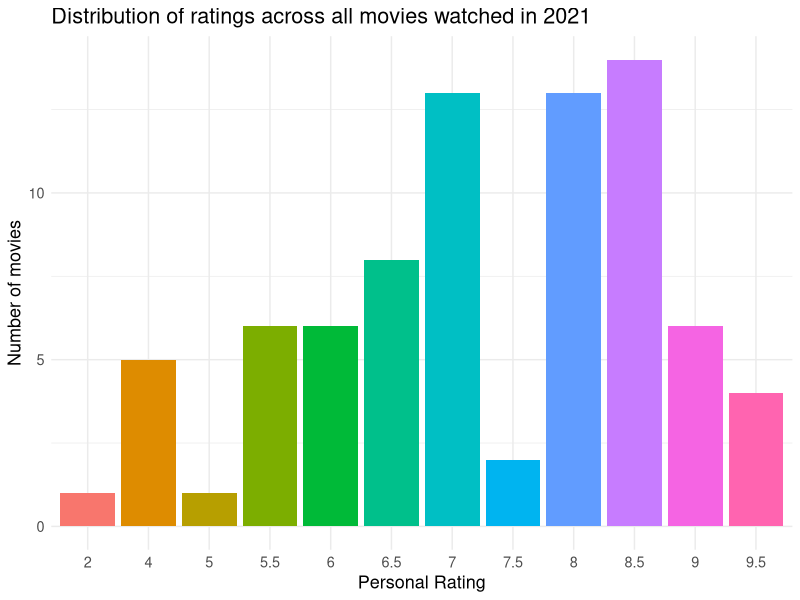
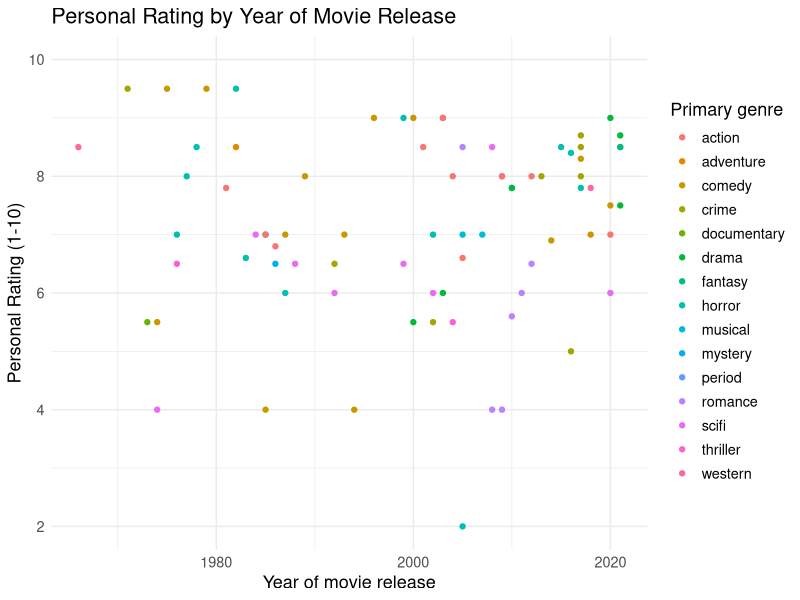
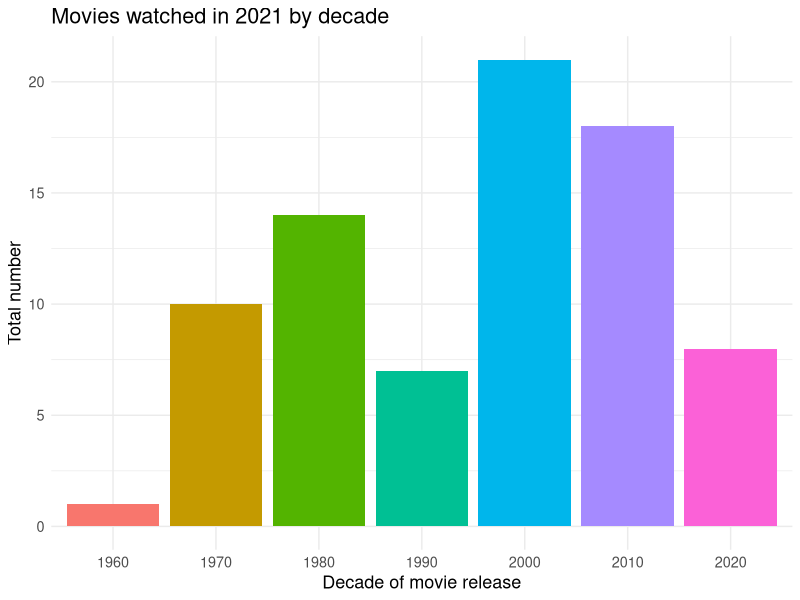
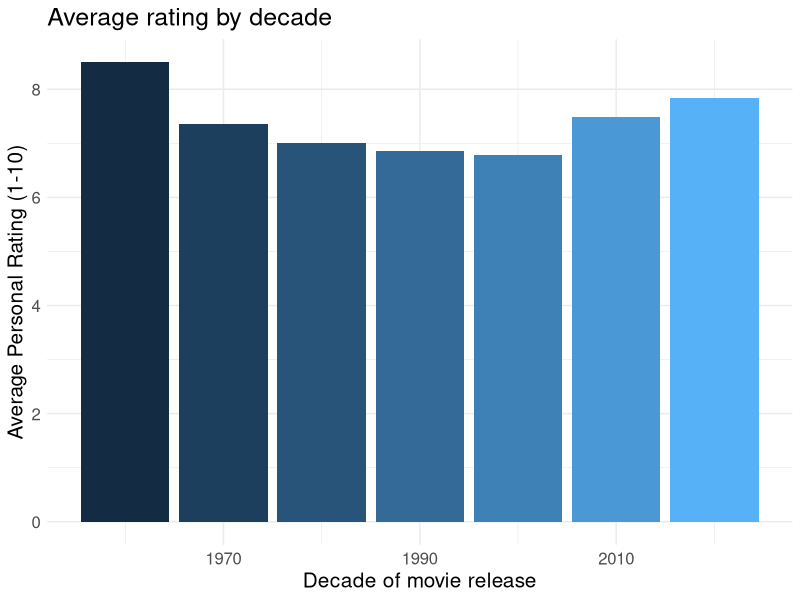
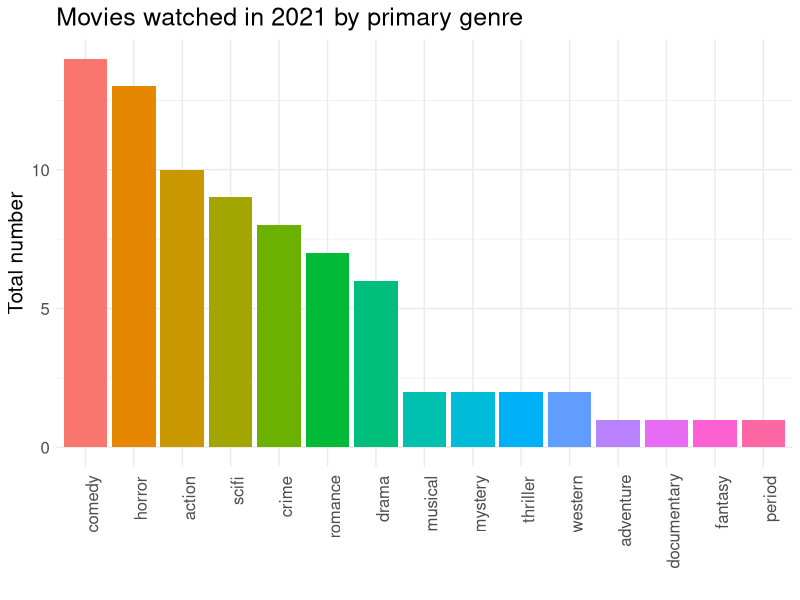
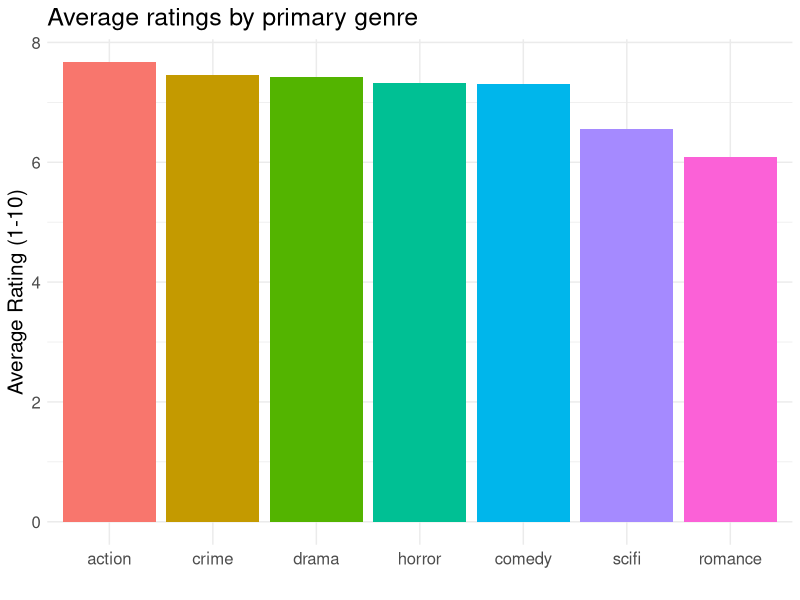
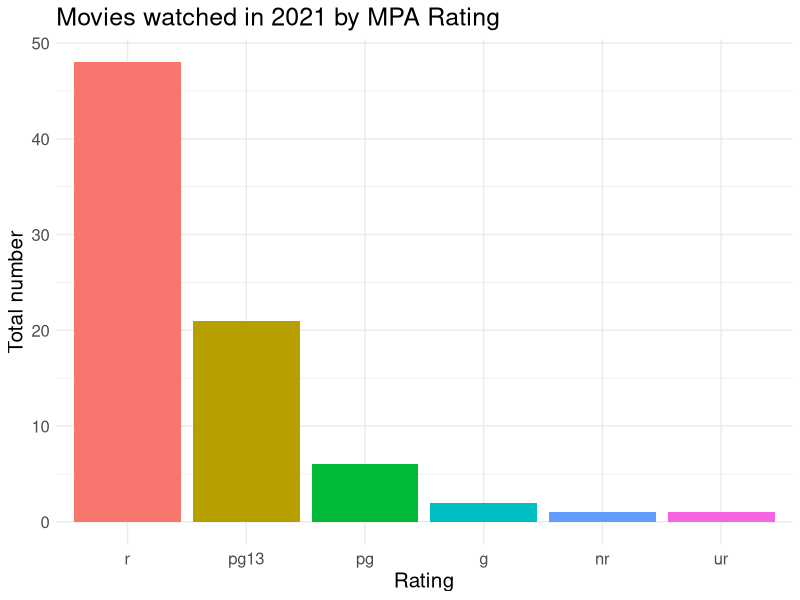
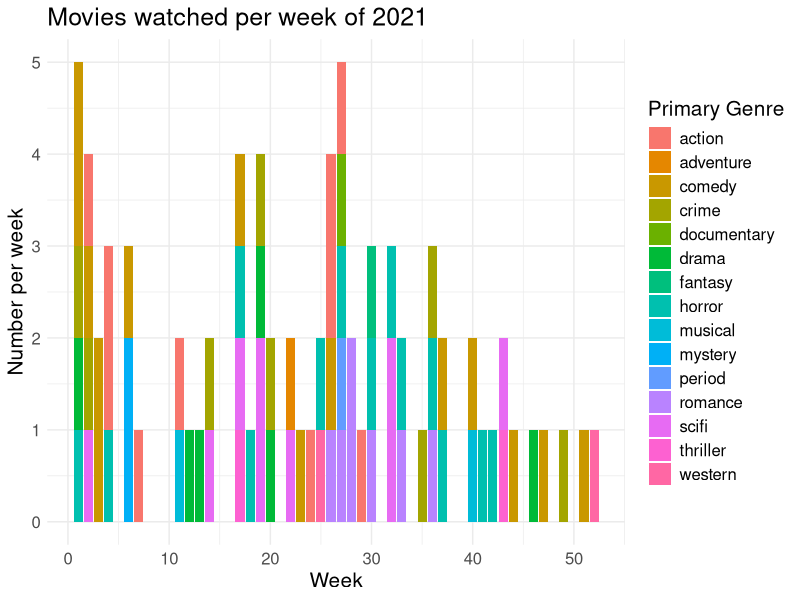

R code for these plots, in order:
## Alexander Robertson
## 2021/12/31
## Playing around with the data I generated over the last two years 
## watching movies.
## For more info, visit www.aj-robertson.com

## Ideas to expand on in the future:
## Time of year vs rating given
## Scatterplot of data by time of year
library(dplyr)

movies_master = read.csv("20211231_movies.csv")
m=as_tibble(movies_master)

head(m)
dim(m)

## Changing the variables to the correct class type
nums = c("personal_rating","year","budget","runtime","r.direction",
         "r.cinematography","r.score","r.acting","r.screenplay","avg_rating",
         "cost")
nonnums = c("title","genre1","genre2","rewatch","mpa","nudity","twist")
m[nums] = sapply(m[nums],as.numeric)
m[nonnums] = sapply(m[nonnums],as.character)

## Changing budget to millions
m$budget = m$budget/1000000

## Converting dates to class() = date
m$watchdate = as.Date(as.character(m$watchdate), format = "%Y%m%d")
class(m$watchdate)

## Selecting just movies watched in 2021
## Note: This needs to be modified per year
m <- m %>%
  filter(watchdate >= as.Date(as.character(20210101), format = "%Y%m%d"))

## Adding a week column
m$watchweek = lubridate::week(m$watchdate)
  

####### Looking at my overall rating distribution  ##########
## Creating a column with rounded rating
library(ggplot2)
m$roundrating = round(m$personal_rating/.5)*.5
rat_dist = as.data.frame(table(m$roundrating))
names(rat_dist)[1] = "rating"
names(rat_dist)[2] = "freq"
grat_dist = ggplot(data = rat_dist, aes(x =rating, y = freq, fill=rating))
grat_dist + geom_col() + 
  theme_minimal() +
  labs(title="Distribution of ratings across all movies watched in 2021",
       x = "Personal Rating", 
       y = "Number of movies") + 
  theme(text = element_text(size=13), legend.position = "none")


############## Analysis of by movie release date #########################
## Plotting personal rating by year movie was released 
g = ggplot(data = m, aes(x=year, y=personal_rating, color=genre1))
g + geom_point() + 
  theme_minimal() +
  ylim(c(2,10)) +
  labs(title="Personal Rating by Year of Movie Release", 
       y = "Personal Rating (1-10)", x="Year of movie release", 
       color = "Primary genre") + theme(text = element_text(size=13))

## Making a decades column
m$decade = m$year - m$year %% 10

## The number of movies watched by decade
dec = as.data.frame(table(m$decade))
names(dec)[1] = "dec"
names(dec)[2] = "freq"
gdec = ggplot(data = dec, aes(x = dec, y = freq, fill=dec))
gdec + geom_col() + labs(title="Movies watched in 2021 by decade", 
                         x = "Decade of movie release", y = "Total number") + 
  theme_minimal() +
  theme(text = element_text(size=13), legend.position = "none")

## Finding the average rating by decade. Then seeing if there's a statistically 
## significant difference
# install.packages("doBy")
library(doBy)
avgdec = summaryBy(personal_rating~decade, data = m, FUN = mean, na.rm = TRUE)
names(avgdec)[1] = "decade"
names(avgdec)[2] = "avg_rating"

gavgdec = ggplot(data = avgdec, aes(x=decade, y=avg_rating, fill = decade))
gavgdec + geom_col() + labs(title="Average rating by decade", 
                            y = "Average Personal Rating (1-10)", 
                            x="Decade of movie release") + 
  theme_minimal() +
  theme(text = element_text(size=15), legend.position = "none")

## ANOVA to see differences
summary(aov(personal_rating~decade, data = m))





################## Looking at genre ####################
## Finding the number of movies by genre1 
gen = as.data.frame(table(m$genre1))
names(gen)[1] = "genre"
names(gen)[2] = "freq"
## Reordering it from largest to smallest 
gen = transform(gen, genre = reorder(genre, -freq))
ggen = ggplot(data = gen, aes(x=genre, y=freq, fill = genre))
ggen + geom_col() + labs(title="Movies watched in 2021 by primary genre", 
                         x = "", y = "Total number") + 
  theme_minimal() +
  theme(text = element_text(size=15), 
        axis.text.x = element_text(angle = 90, hjust=0.95), 
        legend.position = "none")

## Finding the average ratings by genre and then finding if there is a 
## statistical significance between them
## Removing any genres with less than 3 entries
small_gen = m %>%
  group_by(genre1) %>%
  filter(n() > 3)
## Creating a table of average scores and transforming it from largest to 
## smallest
avgg = summaryBy(personal_rating~genre1, 
                 data = small_gen, FUN = mean, na.rm = TRUE)
avgg = transform(avgg, genre1 = reorder(genre1, -personal_rating.mean))
## Graphing table
gavgg = ggplot(data = avgg, aes(x=genre1, y = personal_rating.mean, 
                                fill = genre1))
gavgg + geom_col() + 
  labs(title="Average ratings by primary genre", 
       x = "", y = "Average Rating (1-10)") + 
  theme_minimal() +
  theme(text = element_text(size=15), 
        axis.text.x = element_text(angle = 0), 
        legend.position = "none")

## Significant difference between scores?
summary(aov(personal_rating~genre1, data=m))





############ Looking at MPA ratings ################
## Playing around with MPA ratings
rat = as.data.frame(table(m$mpa))
names(rat)[1] = "mpa"
names(rat)[2] = "freq"
rat
## Graphing rat
rat = transform(rat, mpa = reorder(mpa, -freq))
grat = ggplot(data = rat, aes(x=mpa, y=freq, fill = mpa))
grat + geom_col() + 
  labs(title="Movies watched in 2021 by MPA Rating", 
       x = "Rating", y = "Total number") +
  theme_minimal() +
  theme(text = element_text(size=15), axis.text.x = element_text(angle = 0), 
        legend.position = "none")




############# Linear model ################## 
## Varrables of interest
library(MASS)
lin_col = c("personal_rating","year","genre1","rewatch","mpa",
            "budget","runtime","nudity","twist")
lin_frame = m[,lin_col]

## Chaning to numeric/character
nums = c("personal_rating","year","budget","runtime")
nonnums = c("genre1","rewatch","mpa","nudity","twist")
lin_frame[nums] = sapply(lin_frame[nums],as.numeric)
lin_frame[nonnums] = sapply(lin_frame[nonnums],as.character)
lin_frame = na.omit(lin_frame)

## Creating linear model
linmod = lm(personal_rating~., data=lin_frame)
summary(linmod)

## Finding the optimal variables
opt_mod = stepAIC(linmod)
summary(opt_mod)

## Finding the percent error
paste("Percent error:", 
      round(sigma(opt_mod)*100/mean(lin_frame$personal_rating), digits = 2))

## Plotting by time of year watched the movies
## Plotting the movies watched by week of the year
m$watchweek = as.numeric(m$watchweek)
gwek = ggplot(data = m, aes(x=watchweek, fill=genre1))
gwek + geom_bar() + 
  labs(title="Movies watched per week of 2021", 
       x = "Week", y = "Number per week",
       fill = "Primary Genre") + 
  theme_minimal() +
  # scale_x_continuous(breaks = scales::pretty_breaks(n = 10)) +
  theme(text = element_text(size=15), axis.text.x = element_text(angle = 0))


## Plotting the individual movie ratings by date
## Need more work on this - want to fill by genre or something
gdat = ggplot(data = m, aes(x = watchdate, y = personal_rating, color=genre1))
gdat + geom_point() +
  labs(title="Movie Ratings by Watch Date", 
       x = "", y = "Rating",
       color = "Genre") +
  ylim(c(2,10)) +
  theme_minimal() +
  # scale_x_continuous(breaks = scales::pretty_breaks(n = 10)) +
  theme(text = element_text(size=15), axis.text.x = element_text(angle = 0))
